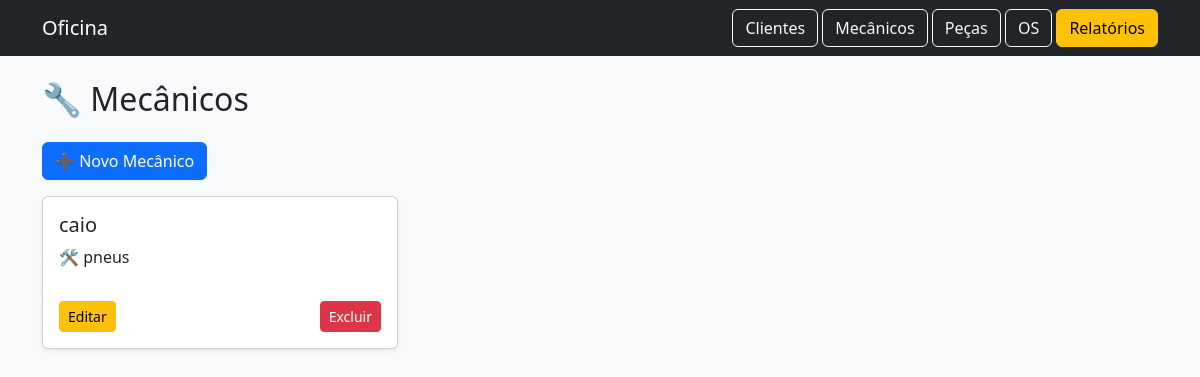
/mecanicos, run on an earlier commit of the app's database.
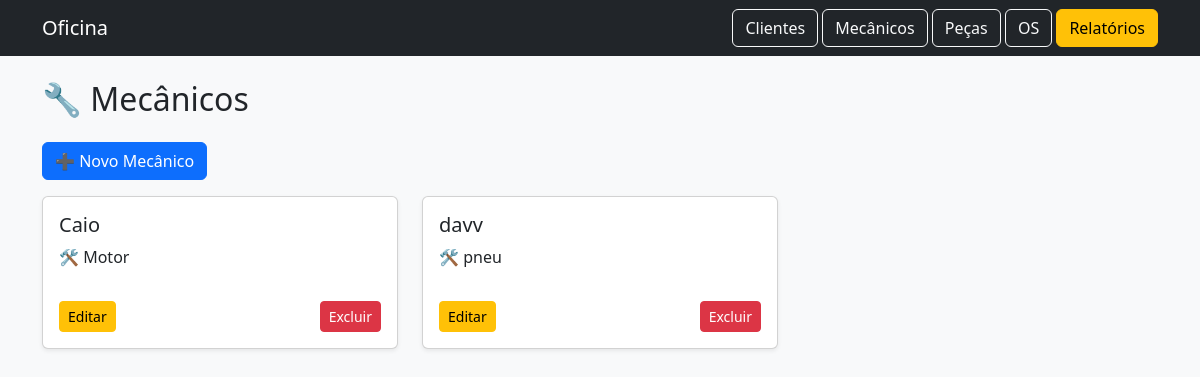
And on a later commit of the database.
### tables this page shows
CREATE TABLE mecanicos (
    id INTEGER PRIMARY KEY AUTOINCREMENT,
    nome TEXT NOT NULL,
    especialidade TEXT
);

### app.py (the view)
@app.route("/mecanicos")
def listar_mecanicos():
    conn = conectar()
    cursor = conn.cursor()
    cursor.execute("SELECT * FROM mecanicos")
    mecanicos = cursor.fetchall()
    conn.close()
    return render_template("mecanicos.html", mecanicos=mecanicos)

### db.py (called while the page is built)
def conectar():
    conn = sqlite3.connect("oficina.db")
    conn.row_factory = sqlite3.Row
    return conn

### templates/mecanicos.html
{% extends "base.html" %}
{% block content %}
<h2 class="mb-4">🔧 Mecânicos</h2>
<a href="/mecanicos/novo" class="btn btn-primary mb-3">➕ Novo Mecânico</a>
<div class="row g-4">
{% for m in mecanicos %}
<div class="col-md-4">
    <div class="card shadow-sm p-3">
        <h5>{{m.nome}}</h5>
        <p>🛠️ {{m.especialidade}}</p>
        <div class="d-flex justify-content-between mt-3">
            <a href="/mecanicos/editar/{{m.id}}" class="btn btn-warning btn-sm">Editar</a>
            <a href="/mecanicos/deletar/{{m.id}}" class="btn btn-danger btn-sm">Excluir</a>
        </div>
    </div>
</div>
{% endfor %}
</div>
{% endblock %}

What changed in the data, as far as the page shows it:
removed mecanicos: nome "caio", especialidade "pneus"
added mecanicos: nome "Caio", especialidade "Motor"
added mecanicos: nome "davv", especialidade "pneu"
